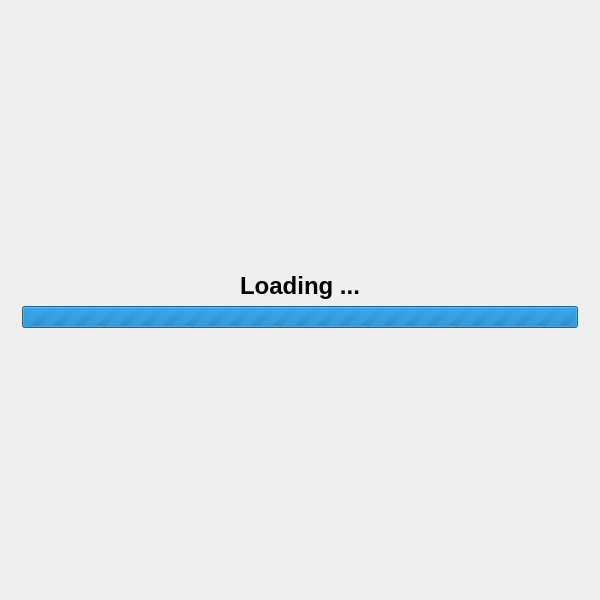
<?xml version="1.0" encoding="UTF-8"?>
<ui version="4.0">
 <class>EpgShow</class>
 <widget class="QWidget" name="EpgShow">
  <property name="geometry">
   <rect>
    <x>0</x>
    <y>0</y>
    <width>600</width>
    <height>600</height>
   </rect>
  </property>
  <property name="windowTitle">
   <string>Channel</string>
  </property>
  <property name="windowIcon">
   <iconset resource="images.qrc">
    <normaloff>:/icons/images/image.png</normaloff>:/icons/images/image.png</iconset>
  </property>
  <layout class="QVBoxLayout" name="verticalLayout">
   <item>
    <widget class="QStackedWidget" name="mainWidget">
     <widget class="QWidget" name="pageLoading">
      <layout class="QVBoxLayout" name="verticalLayout_3">
       <item>
        <spacer name="verticalSpacer_4">
         <property name="orientation">
          <enum>Qt::Vertical</enum>
         </property>
         <property name="sizeHint" stdset="0">
          <size>
           <width>20</width>
           <height>247</height>
          </size>
         </property>
        </spacer>
       </item>
       <item>
        <widget class="QLabel" name="label">
         <property name="text">
          <string>&lt;center&gt;&lt;h1&gt;Loading ...&lt;/h1&gt;&lt;/center&gt;</string>
         </property>
        </widget>
       </item>
       <item>
        <widget class="QProgressBar" name="progressBar">
         <property name="maximum">
          <number>0</number>
         </property>
         <property name="value">
          <number>80</number>
         </property>
        </widget>
       </item>
       <item>
        <spacer name="verticalSpacer_3">
         <property name="orientation">
          <enum>Qt::Vertical</enum>
         </property>
         <property name="sizeHint" stdset="0">
          <size>
           <width>20</width>
           <height>246</height>
          </size>
         </property>
        </spacer>
       </item>
      </layout>
     </widget>
     <widget class="QWidget" name="pageMain">
      <layout class="QVBoxLayout" name="verticalLayout_2">
       <item>
        <widget class="QLabel" name="labelName">
         <property name="text">
          <string/>
         </property>
         <property name="alignment">
          <set>Qt::AlignCenter</set>
         </property>
         <property name="wordWrap">
          <bool>true</bool>
         </property>
        </widget>
       </item>
       <item>
        <widget class="QLabel" name="labelTime">
         <property name="text">
          <string/>
         </property>
         <property name="wordWrap">
          <bool>true</bool>
         </property>
        </widget>
       </item>
       <item>
        <layout class="QHBoxLayout" name="mainHeader">
         <property name="sizeConstraint">
          <enum>QLayout::SetMinimumSize</enum>
         </property>
         <item>
          <layout class="QVBoxLayout" name="mainInfo">
           <item>
            <widget class="QLabel" name="labelInfo">
             <property name="text">
              <string/>
             </property>
             <property name="wordWrap">
              <bool>true</bool>
             </property>
            </widget>
           </item>
           <item>
            <widget class="QLabel" name="labelActors">
             <property name="text">
              <string/>
             </property>
             <property name="wordWrap">
              <bool>true</bool>
             </property>
            </widget>
           </item>
          </layout>
         </item>
         <item>
          <widget class="QLabel" name="labelPhoto">
           <property name="maximumSize">
            <size>
             <width>200</width>
             <height>16777215</height>
            </size>
           </property>
           <property name="text">
            <string/>
           </property>
           <property name="alignment">
            <set>Qt::AlignCenter</set>
           </property>
          </widget>
         </item>
        </layout>
       </item>
       <item>
        <widget class="QScrollArea" name="scrollArea">
         <property name="widgetResizable">
          <bool>true</bool>
         </property>
         <property name="alignment">
          <set>Qt::AlignLeading|Qt::AlignLeft|Qt::AlignTop</set>
         </property>
         <widget class="QWidget" name="scrollAreaWidgetContents">
          <property name="geometry">
           <rect>
            <x>0</x>
            <y>0</y>
            <width>578</width>
            <height>466</height>
           </rect>
          </property>
          <layout class="QVBoxLayout" name="_2">
           <item>
            <widget class="QLabel" name="labelDescription">
             <property name="sizePolicy">
              <sizepolicy hsizetype="Preferred" vsizetype="MinimumExpanding">
               <horstretch>0</horstretch>
               <verstretch>0</verstretch>
              </sizepolicy>
             </property>
             <property name="text">
              <string/>
             </property>
             <property name="wordWrap">
              <bool>true</bool>
             </property>
            </widget>
           </item>
           <item>
            <spacer name="verticalSpacer_2">
             <property name="orientation">
              <enum>Qt::Vertical</enum>
             </property>
             <property name="sizeHint" stdset="0">
              <size>
               <width>20</width>
               <height>40</height>
              </size>
             </property>
            </spacer>
           </item>
          </layout>
         </widget>
        </widget>
       </item>
      </layout>
     </widget>
    </widget>
   </item>
   <item>
    <spacer name="verticalSpacer">
     <property name="orientation">
      <enum>Qt::Vertical</enum>
     </property>
     <property name="sizeType">
      <enum>QSizePolicy::Minimum</enum>
     </property>
     <property name="sizeHint" stdset="0">
      <size>
       <width>0</width>
       <height>0</height>
      </size>
     </property>
    </spacer>
   </item>
  </layout>
 </widget>
 <layoutdefault spacing="6" margin="11"/>
 <resources>
  <include location="images.qrc"/>
 </resources>
 <connections/>
</ui>
